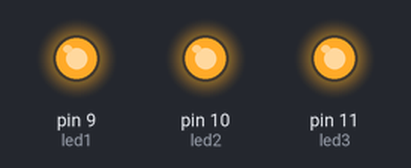
Bench run of a sketch on a simulated Arduino Uno, built with avr-gcc and run on an emulated ATmega328P. On the bench: output pins drawn as LEDs (lit = HIGH).

Above: at 0.5 s.
At 3.5 s:
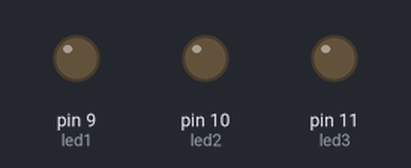
Timing chart, 0 to 4.6 s (numbered marks = the images above):
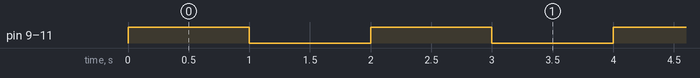

The sketch:

modul5.1.ino
```cpp
int led1=9;
int led2=10;
int led3=11;
void setup() {
  // put your setup code here, to run once:
  pinMode(led1,OUTPUT);
  pinMode(led2,OUTPUT);
  pinMode(led3,OUTPUT);
}

void loop() {
  // put your main code here, to run repeatedly:
  digitalWrite(led1, HIGH);
  digitalWrite(led2, HIGH);
  digitalWrite(led3, HIGH);
  delay(1000);
  digitalWrite(led1, LOW);
  digitalWrite(led2, LOW);
  digitalWrite(led3, LOW);
  delay(1000);
}

//1 C:\\Users\\mrwgj\\AppData\\Local\\Temp\\arduino_build_706042/modul5.1.ino.hex
```

Measured:
- by itself, pin 9 (led1), pin 10 (led2), pin 11 (led3): alternates HIGH for 1.0 s and LOW for 1.0 s
